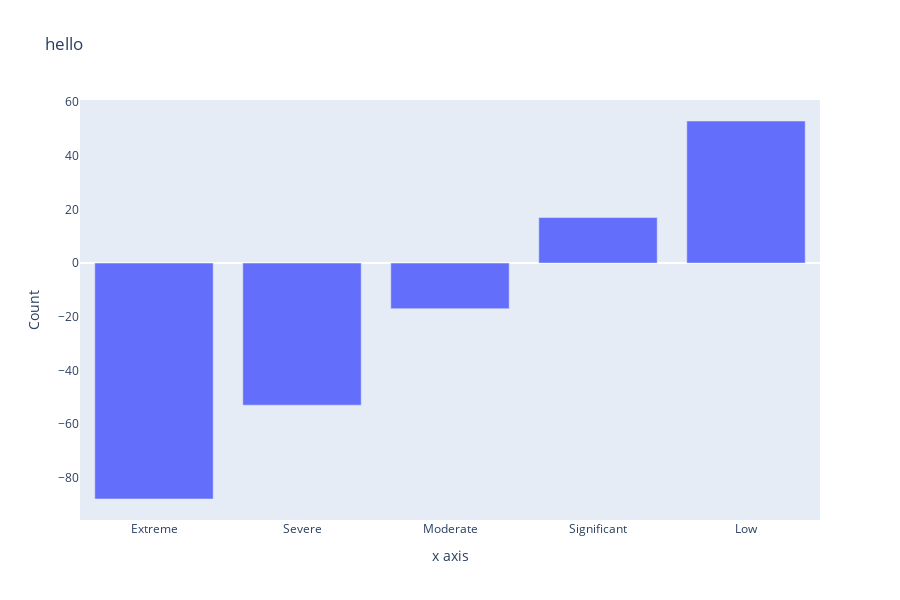

Notebook code cell kept with this figure:
### Code cell
bar_chart(k, "hello", "x axis")

### Figure 1 — Plotly figure (JSON) as saved in the notebook; plotly's stock layout.template omitted (floating-point values rounded to 4 significant figures)
{"data": [{"alignmentgroup": "True", "hoverinfo": "text", "hovertemplate": "Comment=%{x}<br>Lower=%{y}<extra></extra>", "insidetextfont": {"color": "white"}, "legendgroup": "", "marker": {"color": "#636efa", "pattern": {"shape": ""}}, "name": "", "offsetgroup": "", "orientation": "v", "showlegend": false, "textposition": "auto", "type": "bar", "x": ["Extreme", "Severe", "Moderate", "Significant", "Low"], "xaxis": "x", "y": [-88, -53, -17, 17, 53], "yaxis": "y"}], "layout": {"autosize": false, "barmode": "relative", "height": 600, "legend": {"tracegroupgap": 0}, "title": {"text": "hello"}, "xaxis": {"anchor": "y", "domain": [0, 1], "title": {"text": "x axis"}}, "yaxis": {"anchor": "x", "domain": [0, 1], "showgrid": false, "title": {"text": "Count"}}}}
